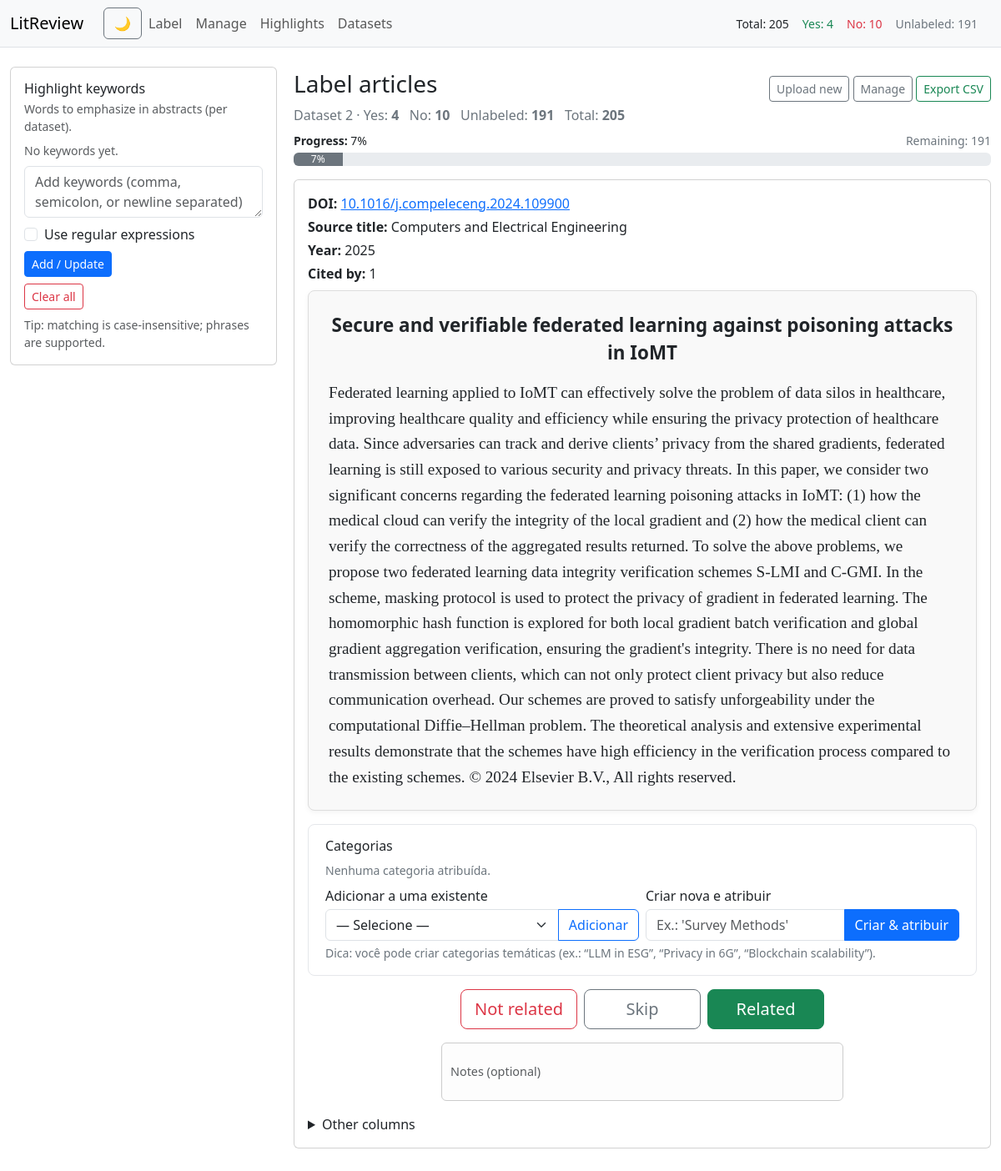
The app's page /label/2 with its own data.
### app.py (models this page shows)
class Article(db.Model):
    __tablename__ = "articles"
    id = db.Column(db.Integer, primary_key=True)
    dataset_id = db.Column(
        db.Integer, db.ForeignKey("datasets.id"), index=True, nullable=False
    )
    title = db.Column(db.Text, nullable=True)
    year = db.Column(db.String(32), nullable=True)
    abstract = db.Column(db.Text, nullable=True)
    extra_json = db.Column(db.JSON, nullable=True)
    label = db.Column(db.String(8), nullable=True)  # 'yes'|'no'|None
    notes = db.Column(db.Text, nullable=True)
    created_at = db.Column(db.DateTime, default=dt.datetime.utcnow)

### app.py (the view)
@app.route("/label/<int:dataset_id>")
def label_next(dataset_id):
    skip_id = request.args.get("skip_id", type=int)
    base_q = Article.query.filter_by(dataset_id=dataset_id, label=None).order_by(
        Article.id.asc()
    )
    if skip_id:
        a = base_q.filter(Article.id > skip_id).first() or base_q.first()
    else:
        a = base_q.first()
    total, yes, no, unlabeled = counts(dataset_id)
    doi = extract_doi(a.extra_json) if a else None
    source_title = extract_source_title(a.extra_json) if a else None
    cited_by = extract_cited_by(a.extra_json) if a else None
    pct_done = int(round(((yes + no) / total) * 100)) if total else 0
    return render_template(
        "label.html",
        article=a,
        dataset_id=dataset_id,
        total=total,
        yes=yes,
        no=no,
        unlabeled=unlabeled,
        doi=doi,
        source_title=source_title,
        cited_by=cited_by,
        pct_done=pct_done,
        categories=Category.query.order_by(Category.name.asc()).all(),
    )

### app.py (called while the page is built)
def get_active_dataset_id() -> Optional[int]:
    dsid = session.get("dataset_id")
    if dsid is None:
        ds = Dataset.query.order_by(Dataset.id.desc()).first()
        return ds.id if ds else None
    return dsid

def counts(dataset_id: int):
    total = (
        db.session.query(func.count(Article.id))
        .filter_by(dataset_id=dataset_id)
        .scalar()
        or 0
    )
    yes = (
        db.session.query(func.count(Article.id))
        .filter_by(dataset_id=dataset_id, label="yes")
        .scalar()
        or 0
    )
    no = (
        db.session.query(func.count(Article.id))
        .filter_by(dataset_id=dataset_id, label="no")
        .scalar()
        or 0
    )
    unlabeled = total - yes - no
    return total, yes, no, unlabeled

def _get_by_keys(extras: Optional[Dict], keys_like: List[str]) -> Optional[str]:
    if not extras:
        return None
    for k, v in extras.items():
        lk = str(k).lower()
        if any(s in lk for s in keys_like):
            s = str(v or "").strip()
            return s or None
    return None

def extract_doi(extras: Optional[Dict]) -> Optional[str]:
    if not extras:
        return None
    for k, v in extras.items():
        if "doi" in str(k).lower():
            s = str(v or "").strip()
            if not s:
                continue
            s = s.replace("https://doi.org/", "").replace("http://doi.org/", "")
            s = s.replace("DOI:", "").replace("doi:", "").strip()
            return s or None
    return None

def extract_source_title(extras: Optional[Dict]) -> Optional[str]:
    return _get_by_keys(
        extras,
        keys_like=[
            "source title",
            "journal",
            "conference",
            "booktitle",
            "publication title",
            "venue",
            "source",
        ],
    )

def extract_cited_by(extras: Optional[Dict]) -> Optional[int]:
    raw = _get_by_keys(
        extras, keys_like=["cited by", "citations", "times cited", "times-cited"]
    )
    if not raw:
        return None
    m = re.search(r"\d+", raw.replace(",", ""))
    return int(m.group(0)) if m else None

def _terms_for_dataset(dsid: Optional[int]) -> List[str]:
    if not dsid:
        return []
    dct = session.get("highlight_terms", {})
    return dct.get(str(dsid), [])

def _regex_flag_for_dataset(dsid: Optional[int]) -> bool:
    if not dsid:
        return False
    dct = session.get("highlight_regex_flags", {})
    return bool(dct.get(str(dsid), False))

### templates/label.html (shortened to what this page needs)
{% extends "base.html" %}
{% block content %}
<div class="d-flex justify-content-between align-items-baseline">
  <h3>Label articles</h3>
  <div>
    <a class="btn btn-outline-secondary btn-sm" href="{{ url_for('upload') }}">Upload new</a>
    <a class="btn btn-outline-secondary btn-sm" href="{{ url_for('manage', dataset_id=dataset_id) }}">Manage</a>
    <a class="btn btn-outline-success btn-sm" href="{{ url_for('export', dataset_id=dataset_id) }}">Export CSV</a>
  </div>
</div>
<div class="mb-2 muted">
  Dataset {{ dataset_id }} &middot;
  Yes: <b>{{ yes }}</b> &nbsp;
  No: <b>{{ no }}</b> &nbsp;
  Unlabeled: <b>{{ unlabeled }}</b> &nbsp;
  Total: <b>{{ total }}</b>
</div>
{% if total and total > 0 %}
<div class="mb-3">
  <div class="d-flex justify-content-between small mb-1">
    <div><strong>Progress:</strong> {{ pct_done }}%</div>
    <div><span class="muted">Remaining: {{ unlabeled }}</span></div>
  </div>
  <div class="progress" role="progressbar" aria-valuenow="{{ pct_done }}" aria-valuemin="0" aria-valuemax="100">
    <div
      class="progress-bar {% if pct_done >= 100 %}bg-success{% elif pct_done >= 60 %}bg-info{% elif pct_done >= 30 %}bg-warning{% else %}bg-secondary{% endif %}"
      style="width: {{ pct_done|default(0)|int }}%;">
      {{ pct_done|default(0)|int }}%
    </div>
  </div>
</div>
{% endif %}
{% if article %}
<div class="card mb-3">
  <div class="card-body">
    {% if doi %}
    <div class="mb-1">
      <strong>DOI:</strong>
      <a href="https://doi.org/{{ doi }}" target="_blank" rel="noopener">{{ doi }}</a>
    </div>
    {% endif %}
    {% if source_title %}
    <div class="mb-1"><strong>Source title:</strong> {{ source_title }}</div>
    {% endif %}
    {% if article.year %}
    <div class="mb-1"><strong>Year:</strong> {{ article.year }}</div>
    {% endif %}
    {% if cited_by is not none %}
    <div class="mb-2"><strong>Cited by:</strong> {{ cited_by }}</div>
    {% endif %}
    <div class="abstract-box">
      <div class="abstract-title">{{ article.title or '[No title]' }}</div>
      <pre>{{ (article.abstract or '[No abstract]') | hilite(highlight_terms, highlight_is_regex) | safe }}</pre>
    </div>
    <div class="category-box">
      <div class="d-flex justify-content-between align-items-center flex-wrap gap-2 mb-2">
        <h6 class="mb-0">Categorias</h6>
      </div>
      <div class="mb-2">
        {% if article.categories and article.categories|length > 0 %}
        {% for c in article.categories %}
        <span class="category-chip">
          {{ c.name }}
          <form method="post" action="{{ url_for('remove_category', article_id=article.id, category_id=c.id) }}">
            <button class="btn btn-sm btn-outline-danger py-0 px-2">x</button>
          </form>
        </span>
        {% endfor %}
        {% else %}
        <div class="muted small">Nenhuma categoria atribuída.</div>
        {% endif %}
      </div>
      <div class="category-controls">
        <form method="post" action="{{ url_for('categorize', article_id=article.id) }}" class="row g-2">
          <div class="col-12 col-md-6">
            <label class="form-label">Adicionar a uma existente</label>
            <div class="input-group">
              <select class="form-select" name="category_id">
                <option value="">— Selecione —</option>
              </select>
              <button class="btn btn-outline-primary" name="action" value="assign" type="submit">Adicionar</button>
            </div>
          </div>
          <div class="col-12 col-md-6">
            <label class="form-label">Criar nova e atribuir</label>
            <div class="input-group">
              <input class="form-control" type="text" name="new_category" placeholder="Ex.: 'Survey Methods'">
              <button class="btn btn-primary" name="action" value="create_assign" type="submit">Criar &
                atribuir</button>
            </div>
          </div>
        </form>
        <small class="muted d-block mt-1">Dica: você pode criar categorias temáticas (ex.: “LLM in ESG”, “Privacy in
          6G”, “Blockchain scalability”).</small>
      </div>
    </div>
    <div class="label-actions text-center">
      <form method="post" action="{{ url_for('label_submit', article_id=article.id) }}"
        class="d-flex flex-column align-items-center gap-3">
        <div class="d-flex flex-wrap justify-content-center actions-group">
          <button name="decision" value="no" class="btn btn-outline-danger btn-lg">Not related</button>
          <button name="decision" value="skip" class="btn btn-outline-secondary btn-lg">Skip</button>
          <button name="decision" value="yes" class="btn btn-success btn-lg">Related</button>
        </div>
        <input class="form-control form-control-sm notes-input" name="notes" placeholder="Notes (optional)">
      </form>
    </div>
    {% if article.extra_json %}
    <details class="mt-3">
      <summary>Other columns</summary>
    </details>
    {% endif %}
  </div>
</div>
{% else %}
<div class="alert alert-success">
  All items in this dataset are labeled. Use <b>Review</b> to inspect or relabel, or <b>Upload</b> to start a new set.
</div>
{% endif %}
{% endblock %}

### templates/base.html (style rules this page uses)
body { padding-top: 4.25rem; }
.abstract-box pre { white-space: pre-wrap; font-family: "Georgia", serif; margin: 0; font-size: 1.2rem; line-height: 1.6; max-width: 98ch; margin-left: auto; margin-right: auto; }
.abstract-box { background: #f9f9f9; border: 1px solid #ddd; border-radius: 8px; padding: 1rem 1.5rem; box-shadow: 0 2px 6px rgba(0, 0, 0, 0.05); }
.muted { color: #6c757d; }

### templates/label.html (style rules this page uses)
.label-actions { margin-top: 1rem; }
.label-actions .btn { min-width: 140px; }
.label-actions .actions-group { gap: .5rem; }
.label-actions .notes-input { width: clamp(260px, 60%, 520px); }
.abstract-box { background: #f9f9f9; border: 1px solid #ddd; border-radius: 8px; padding: 1.5rem; box-shadow: 0 2px 6px rgba(0, 0, 0, 0.05); text-align: center; }
.abstract-title { font-weight: bold; font-size: 1.4rem; margin-bottom: 1rem; }
.abstract-box pre { white-space: pre-wrap; font-family: "Georgia", serif; margin: 0 auto; font-size: 1.2rem; line-height: 1.6; max-width: 98ch; text-align: left; }
.category-box { margin-top: 1rem; padding: 1rem 1.25rem; border: 1px solid #e5e7eb; border-radius: 8px; }
.category-controls .form-label { margin-bottom: .25rem; }
.notes-input { height: 70px; font-size: 1rem; padding: 0.45rem 0.6rem; border-radius: 6px; border: 1px solid #ccc; font-size: 0.9rem; padding: 0.35rem 0.6rem; transition: all 0.2s ease-in-out; background-color: #fdfdfd; }

### records on screen
Article: year "2025", title "Secure and verifiable federated learning against poisoning attacks in IoMT", abstract "Federated learning applied to IoMT can effectively solve the problem of data silos in healthcare, improving healthcare quality and efficiency while ensuring the privacy protection of healthcare data. Since adversaries can track and derive clients’ privacy from the shared gradients, federated learning is still exposed to various security and privacy threats. In this paper, we consider two significant concerns regarding the federated learning poisoning attacks in IoMT: (1) how the medical cloud can verify the integrity of the local gradient and (2) how the medical client can verify the correctness of the aggregated results returned. To solve the above problems, we propose two federated…"

### other values on screen
{{ nav_counts.total }} "205"
{{ nav_counts.yes }} "4"
{{ nav_counts.no }} "10"
{{ nav_counts.unlabeled }} "191"
{{ dataset_id }} "2"
{{ yes }} "4"
{{ no }} "10"
{{ unlabeled }} "191"
{{ total }} "205"
{{ pct_done }} "7"
{{ pct_done|default(0)|int }} "7"
{{ doi }} "10.1016/j.compeleceng.2024.109900"
{{ source_title }} "Computers and Electrical Engineering"
{{ cited_by }} "1"
